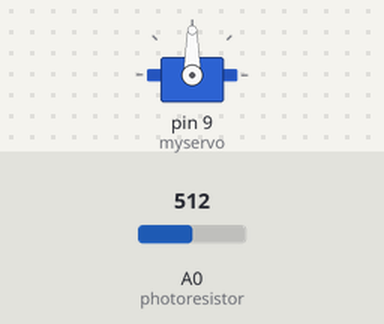
Recording of a sketch running on a simulated Arduino Uno, built with avr-gcc and run on an emulated ATmega328P. Shown: servo. Inputs (shaded band) come from the test bench; at power-on: A0 (photoresistor) = 512.

Above: at 1.2 s.
1.3 s: A0 (photoresistor) set to 716
At 1.8 s:
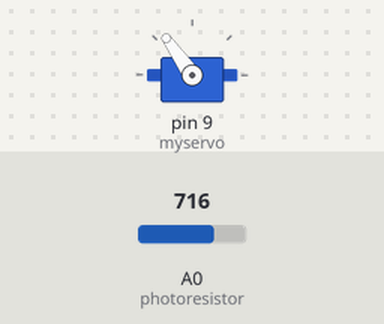
2.8 s: A0 (photoresistor) set to 900
At 3.9 s:
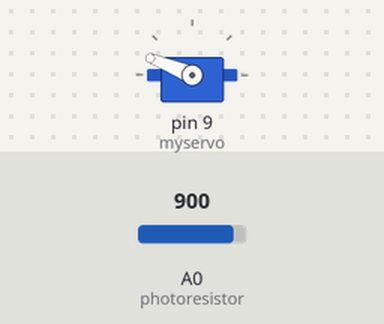
4.3 s: A0 (photoresistor) set to 1023
At 5.3 s:
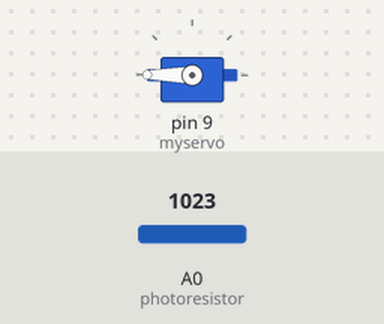
5.8 s: A0 (photoresistor) set to 306
At 6.2 s:
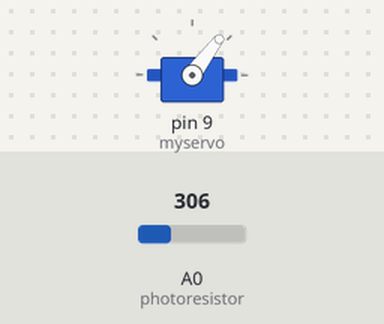
7.3 s: A0 (photoresistor) set to 122
At 7.6 s:
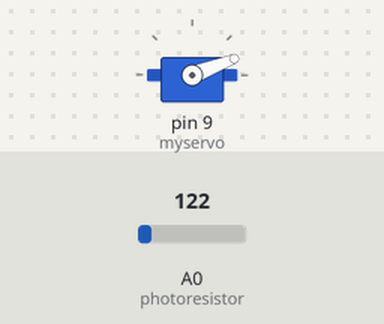
Timing chart, 0 to 9.8 s (numbered marks = the images above; inputs shaded):
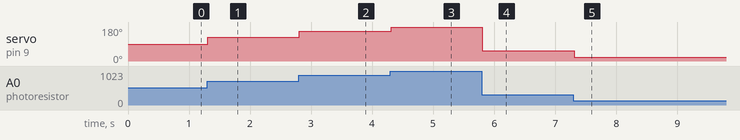

The sketch:

servo_light_control.ino
```cpp
#include <Servo.h>

Servo myservo;  // create servo object
int photoresistor = A0; // analog pin used to connect the photoresistor
int val;    // variable to read the value from the analog pin

void setup() {
  myservo.attach(9);  // attaches the servo on pin 9 to the servo object
}

void loop() {
  val = analogRead(photoresistor);            // reads the value of the photoresistor (value between 0 and 1023)
  val = map(val, 0, 1023, 0, 180);     // scale it to use it with the servo (value between 0 and 180)
  myservo.write(val);                  // sets the servo position according to the scaled value
  delay(15);                           // waits for the servo to get there
}
```

Measured:
- after the input at 1.3 s, servo on pin 9 (myservo): 90° → 125° at once
- after the input at 2.8 s, servo on pin 9 (myservo): 125° → 158° at once
- after the input at 4.3 s, servo on pin 9 (myservo): 158° → 180° at once
- after the input at 5.8 s, servo on pin 9 (myservo): 180° → 53° at once
- after the input at 7.3 s, servo on pin 9 (myservo): 53° → 21° at once
